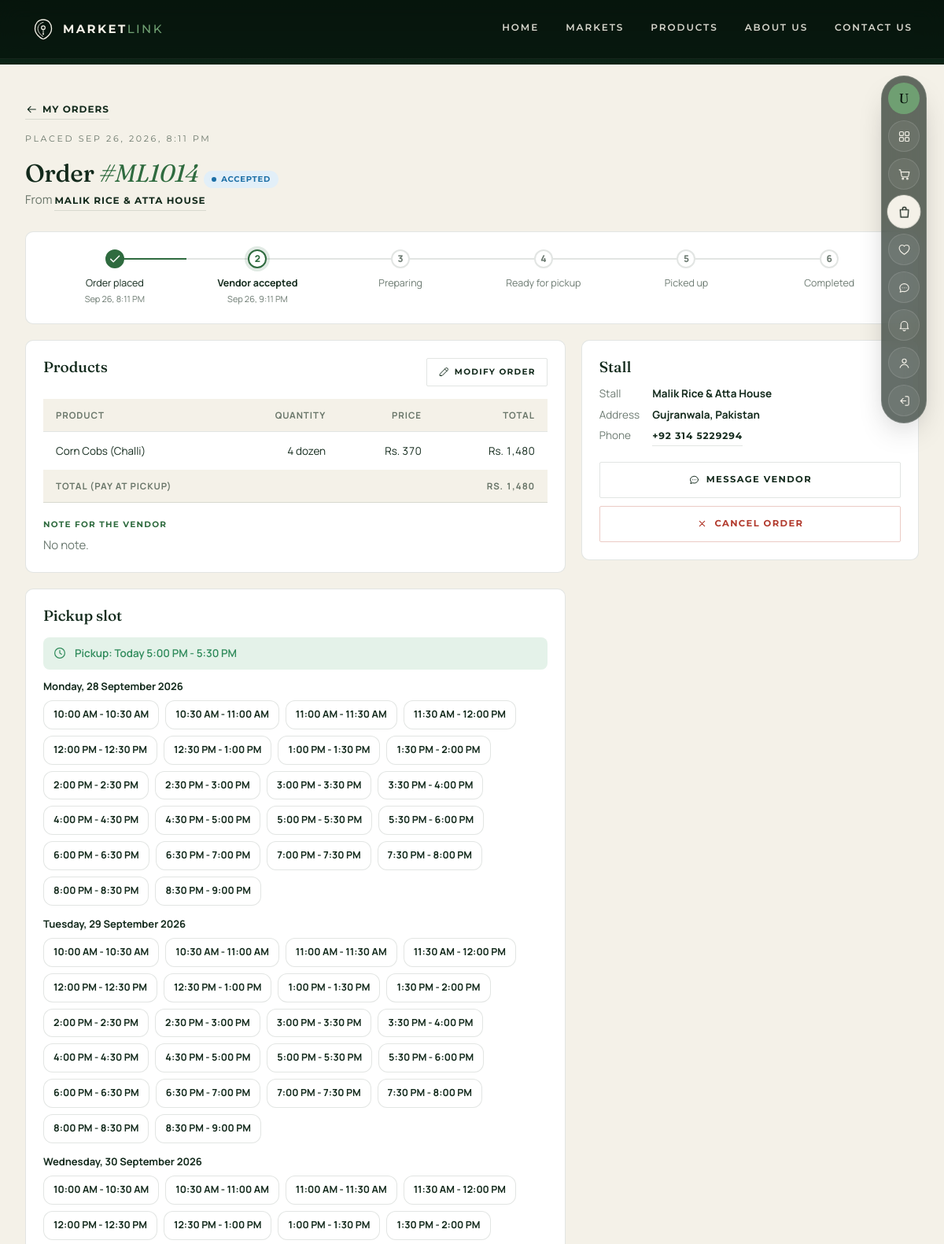
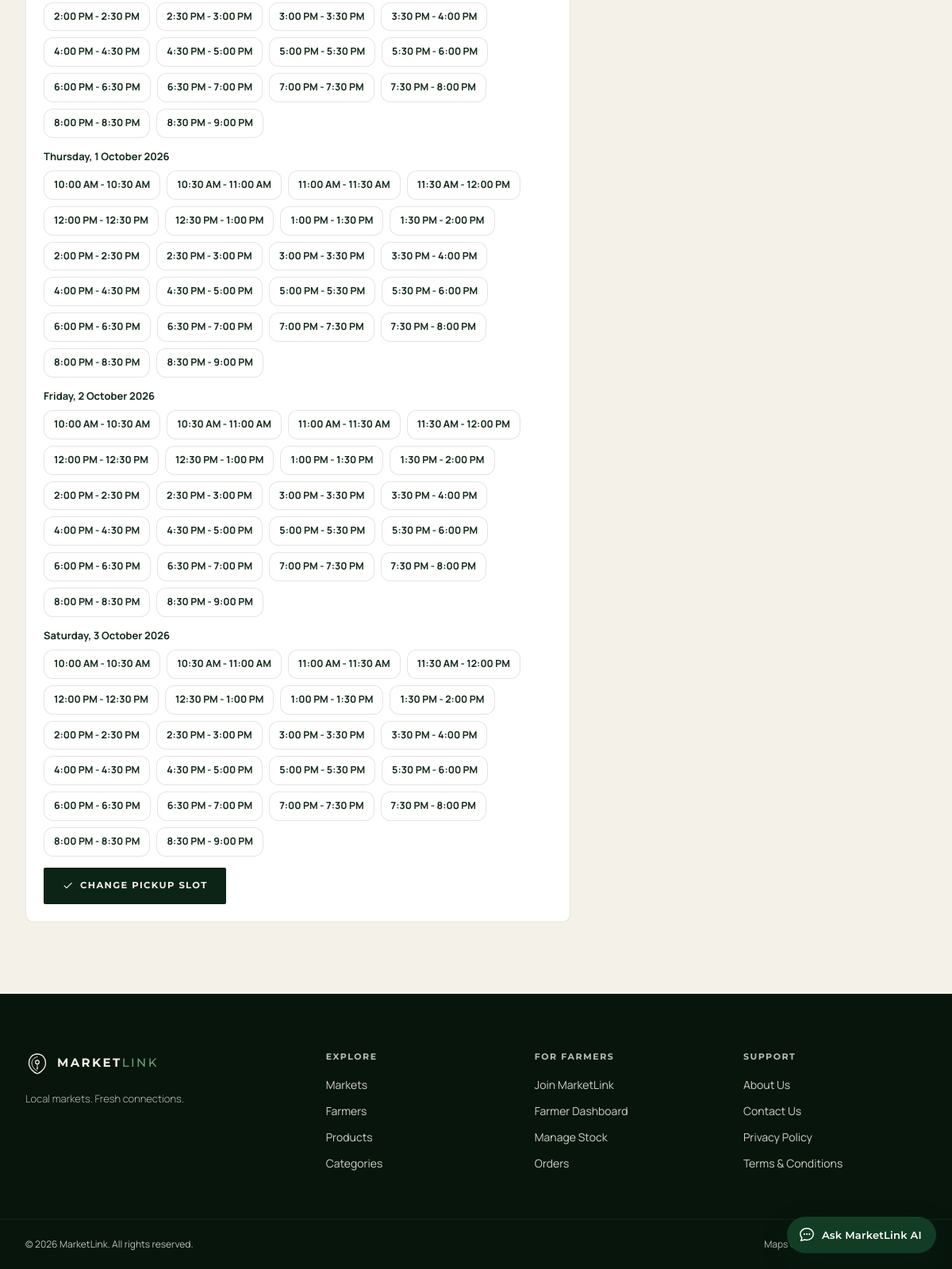
Screenshot of /order.php?id=14 (signed in) with the database file from the repository (2 pictures, top to bottom).
### tables this page shows
CREATE TABLE `users` (
  `id` int(10) UNSIGNED NOT NULL,
  `name` varchar(120) NOT NULL,
  `email` varchar(190) NOT NULL,
  `password_hash` varchar(255) NOT NULL,
  `google_id` varchar(64) DEFAULT NULL,
  `role` enum('customer','vendor','admin') NOT NULL DEFAULT 'customer',
  `phone` varchar(30) DEFAULT NULL,
  `last_latitude` decimal(10,7) DEFAULT NULL,
  `last_longitude` decimal(10,7) DEFAULT NULL,
  `is_active` tinyint(1) NOT NULL DEFAULT 1,
  `approval_status` enum('pending','approved','suspended','rejected') NOT NULL DEFAULT 'pending',
  `last_login_at` datetime DEFAULT NULL,
  `created_at` datetime NOT NULL DEFAULT current_timestamp(),
  `updated_at` datetime NOT NULL DEFAULT current_timestamp() ON UPDATE current_timestamp()
);

CREATE TABLE `orders` (
  `id` int(10) UNSIGNED NOT NULL,
  `customer_id` int(10) UNSIGNED NOT NULL,
  `vendor_id` int(10) UNSIGNED NOT NULL,
  `order_number` varchar(20) DEFAULT NULL,
  `pickup_date` date DEFAULT NULL COMMENT 'NULL until the customer picks a pickup slot',
  `pickup_start` time DEFAULT NULL,
  `pickup_end` time DEFAULT NULL,
  `pickup_selected_at` datetime DEFAULT NULL,
  `picked_up_at` datetime DEFAULT NULL,
  `total_amount` decimal(12,2) NOT NULL DEFAULT 0.00,
  `status` enum('pending','accepted','preparing','ready','picked_up','completed','declined','cancelled') NOT NULL DEFAULT 'pending',
  `customer_note` varchar(500) DEFAULT NULL,
  `cancel_reason` varchar(255) DEFAULT NULL,
  `cancelled_by` enum('customer','vendor') DEFAULT NULL,
  `status_changed_at` datetime DEFAULT NULL,
  `modified_at` datetime DEFAULT NULL,
  `reminder_sent_at` datetime DEFAULT NULL,
  `created_at` datetime NOT NULL DEFAULT current_timestamp(),
  `updated_at` datetime NOT NULL DEFAULT current_timestamp() ON UPDATE current_timestamp()
);

CREATE TABLE `vendors` (
  `id` int(10) UNSIGNED NOT NULL,
  `user_id` int(10) UNSIGNED NOT NULL,
  `stall_name` varchar(150) NOT NULL,
  `contact_person` varchar(120) DEFAULT NULL,
  `phone` varchar(30) DEFAULT NULL,
  `email` varchar(190) DEFAULT NULL,
  `address` varchar(255) DEFAULT NULL,
  `description` text DEFAULT NULL,
  `operating_days` set('mon','tue','wed','thu','fri','sat','sun') DEFAULT NULL,
  `pickup_start` time DEFAULT NULL,
  `pickup_end` time DEFAULT NULL,
  `image` varchar(255) DEFAULT NULL,
  `latitude` decimal(10,7) DEFAULT NULL,
  `longitude` decimal(10,7) DEFAULT NULL,
  `location_address` varchar(255) DEFAULT NULL,
  `low_stock_threshold` decimal(10,2) NOT NULL DEFAULT 5.00,
  `is_active` tinyint(1) NOT NULL DEFAULT 1,
  `created_at` datetime NOT NULL DEFAULT current_timestamp(),
  `updated_at` datetime NOT NULL DEFAULT current_timestamp() ON UPDATE current_timestamp()
);

CREATE TABLE `order_items` (
  `id` int(10) UNSIGNED NOT NULL,
  `order_id` int(10) UNSIGNED NOT NULL,
  `product_id` int(10) UNSIGNED NOT NULL,
  `product_name` varchar(150) NOT NULL,
  `unit` varchar(20) NOT NULL,
  `quantity` decimal(10,2) NOT NULL,
  `unit_price` decimal(10,2) NOT NULL,
  `subtotal` decimal(12,2) NOT NULL
);

### order.php (the view, shortened to what the rows shown need)
<?php
require_once __DIR__ . '/includes/bootstrap.php';
require_once APP_ROOT . '/includes/services/orders.php';
require_once APP_ROOT . '/includes/partials/site_layout.php';
$user = require_customer();
$order = customer_order((int) $user['id'], int_input($_GET, 'id', 0));
$status = $order['status'];
$vendor = db_one('SELECT * FROM vendors WHERE id = ?', [$order['vendor_id']]);
$canModify = in_array($status, CUSTOMER_MODIFIABLE, true);
$canPickup = in_array($status, PICKUP_SELECTABLE, true);
$slots = $canPickup ? pickup_slots($vendor) : [];
site_layout_start(['title' => 'Order #' . $order['order_number'], 'active' => 'orders']);
?>
<div class="page-head">
  <div><p class="ml-kicker">Placed <?= e(fmt_date($order['created_at'], 'M j, Y, g:i A')) ?></p>
    <h2>Order <em>#<?= e($order['order_number']) ?></em> <span class="pill pill-<?= e($status) ?>"><?= e(customer_status_label($status)) ?></span></h2>
    <p>From <a class="link" href="<?= e(url('market.php?id=' . $order['vendor_id'])) ?>"><?= e($order['stall_name']) ?></a><?= $order['modified_at'] ? ', modified ' . e(time_ago($order['modified_at'])) : '' ?></p></div>
</div>
<div class="od-grid mt" style="margin-top:20px">
  <div>
    <section class="card od-section od-items">
      <form id="modifyForm" novalidate>
        <div class="table-wrap"><table class="table">
          <thead><tr><th>Product</th><th class="num">Quantity</th><th class="num">Price</th><th class="num">Total</th></tr></thead>
          <tbody>
          <?php foreach ($order['items'] as $it): $step = in_array($it['unit'], ['kg', 'g', 'litre'], true) ? '0.5' : '1'; ?>
            <tr><td><?= e($it['product_name']) ?></td>
              <td class="num"><span data-view><?= e(qty($it['quantity']) . ' ' . $it['unit']) ?></span>
                <?php if ($canModify): ?><input class="input" data-edit hidden type="number" name="items[<?= (int) $it['id'] ?>]" value="<?= e(qty($it['quantity'])) ?>" min="0" step="<?= $step ?>"
                  max="<?= e(qty((float) $it['quantity'] + (float) ($it['stock'] ?? 0))) ?>" style="width:100px;height:36px;display:inline-block" aria-label="Quantity of <?= e($it['product_name']) ?>"><?php endif; ?></td>
              <td class="num"><?= e(money($it['unit_price'])) ?></td><td class="num"><?= e(money($it['subtotal'])) ?></td></tr>
          <?php endforeach; ?>
          </tbody>
          <tfoot><tr><th colspan="3">Total (pay at pickup)</th><th class="num"><?= e(money($order['total_amount'])) ?></th></tr></tfoot>
        </table></div>
      </form>
    </section>
    <section class="card od-section" id="pickup">
      <div class="od-head"><h3>Pickup slot</h3></div>
      <?php if ($order['pickup_date']): ?>
        <div class="slot-current"><svg><use href="#i-clock"/></svg>Pickup: <?= e(pickup_label($order['pickup_date'], $order['pickup_start'], $order['pickup_end'])) ?></div>
      <?php endif; ?>
      <?php if ($status === 'pending'): ?>
        <p class="muted">Once <?= e($order['stall_name']) ?> accepts your order you'll choose a pickup slot here.</p>
      <?php elseif ($canPickup && !$slots): ?>
        <p class="muted">The vendor has no upcoming pickup times published. Message them to arrange pickup.</p>
      <?php elseif ($canPickup): ?>
        <form id="slotForm" novalidate>
          <?php foreach ($slots as $day): ?>
            <div class="slot-day"><strong><?= e($day['label']) ?></strong></div>
          <?php endforeach; ?>
          <button type="submit" class="btn btn-primary"><svg><use href="#i-check"/></svg><?= $order['pickup_date'] ? 'Change pickup slot' : 'Confirm pickup slot' ?></button>
        </form>
      <?php elseif (!$order['pickup_date']): ?>
        <p class="muted">No pickup slot was chosen.</p>
      <?php endif; ?>
    </section>
  </div>
  <aside>
    <section class="card od-section">
      <dl class="kv">
        <dt>Stall</dt><dd><?= e($order['stall_name']) ?></dd>
        <dt>Address</dt><dd><?= e($order['location_address'] ?: $order['vendor_address'] ?: '-') ?></dd>
        <?php if ($order['vendor_phone']): ?><dt>Phone</dt><dd><a class="link" href="tel:<?= e($order['vendor_phone']) ?>"><?= e($order['vendor_phone']) ?></a></dd><?php endif; ?>
      </dl>
    </section>
  </aside>
</div>

### includes/partials/navbar.php (shortened to what the rows shown need)
<?php
require_once __DIR__ . '/assistant_widget.php';
function site_dashboard_url(array $user): string
{
    return url($user['role'] === 'vendor' ? 'vendor/dashboard.php' : 'customer/dashboard.php');
}
function site_navbar(string $active = '', bool $glass = false): void
{
    $user = current_user();
    ?>
<aside class="ml-rail" aria-label="Account shortcuts">
  <?php if (!$user): ?>
    <a class="ml-rail-btn" href="<?= e(url('auth/login.php')) ?>" data-tip="Login" aria-label="Login"><svg viewBox="0 0 24 24"><use href="#i-login"/></svg></a>
    <a class="ml-rail-btn" href="<?= e(url('auth/register.php')) ?>" data-tip="Sign Up" aria-label="Sign up"><svg viewBox="0 0 24 24"><use href="#i-user-plus"/></svg></a>
    <a class="ml-rail-btn" href="<?= e(url('admin/login.php')) ?>" data-tip="Admin Login" aria-label="Admin login"><svg viewBox="0 0 24 24"><use href="#i-lock"/></svg></a>
  <?php else: ?>
    <a class="ml-rail-btn ml-rail-avatar" href="<?= e(site_dashboard_url($user)) ?>" data-tip="<?= e($user['name']) ?>" aria-label="Signed in as <?= e($user['name']) ?>"><?= e(mb_strtoupper(mb_substr($user['name'], 0, 1))) ?></a>
    <a class="ml-rail-btn<?= $active === 'dashboard' ? ' active' : '' ?>" href="<?= e(site_dashboard_url($user)) ?>" data-tip="Dashboard" aria-label="Dashboard"><svg viewBox="0 0 24 24"><use href="#i-grid"/></svg></a>
    <?php if ($user['role'] === 'customer'): ?>
      <a class="ml-rail-btn<?= $active === 'cart' ? ' active' : '' ?>" href="<?= e(url('cart.php')) ?>" data-tip="Cart" aria-label="Cart"><svg viewBox="0 0 24 24"><use href="#i-cart"/></svg><em class="count-badge" data-badge="cart" hidden></em></a>
      <a class="ml-rail-btn<?= $active === 'orders' ? ' active' : '' ?>" href="<?= e(url('customer/orders.php')) ?>" data-tip="My Orders" aria-label="My orders"><svg viewBox="0 0 24 24"><use href="#i-bag"/></svg></a>
      <a class="ml-rail-btn" href="<?= e(url('customer/favorites.php')) ?>" data-tip="My Favorites" aria-label="My favorites"><svg viewBox="0 0 24 24"><use href="#i-heart"/></svg></a>
    <?php endif; ?>
    <?php if ($user['role'] !== 'admin'): ?>
      <a class="ml-rail-btn<?= $active === 'messages' ? ' active' : '' ?>" href="<?= e(url($user['role'] === 'vendor' ? 'vendor/messages.php' : 'messages.php')) ?>" data-tip="Messages" aria-label="Messages"><svg viewBox="0 0 24 24"><use href="#i-chat"/></svg><em class="count-badge" data-badge="messages" hidden></em></a>
    <?php endif; ?>
    <div class="nf" data-notif data-notif-standalone>
      <button type="button" class="ml-rail-btn<?= $active === 'notifications' ? ' active' : '' ?>" data-notif-toggle data-tip="Notifications" aria-label="Notifications" aria-expanded="false"><svg viewBox="0 0 24 24"><use href="#i-bell"/></svg><em class="count-badge" data-badge="notifications" hidden></em></button>
    </div>
    <?php if ($user['role'] === 'customer'): ?>
      <a class="ml-rail-btn" href="<?= e(url('customer/profile.php')) ?>" data-tip="Profile" aria-label="Profile"><svg viewBox="0 0 24 24"><use href="#i-user"/></svg></a>
    <?php endif; ?>
    <form method="post" action="<?= e(url('auth/logout.php')) ?>">
      <button type="submit" class="ml-rail-btn" data-tip="Logout" aria-label="Logout"><svg viewBox="0 0 24 24"><use href="#i-logout"/></svg></button>
    </form>
  <?php endif; ?>
</aside>
<?php
}
    ?>

### rows the page displays
users: name "U"
orders: created_at "SEP 26, 2026, 8:11 PM", order_number "ML1014", status "ACCEPTED", vendor.stall_name "MALIK RICE & ATTA HOUSE", total_amount "RS. 1,480", pickup_date+pickup_start+pickup_end "Today 5:00 PM - 5:30 PM", vendor.stall_name "Malik Rice & Atta House", vendor.location_address "Gujranwala, Pakistan", vendor.phone "+92 314 5229294"
order_items: product_name "Corn Cobs (Challi)", quantity+unit "4 dozen", unit_price "Rs. 370", subtotal "Rs. 1,480"

### other values shown
$label "HOME"
$label "MARKETS"
$label "PRODUCTS"
$label "ABOUT US"
$label "CONTACT US"
$s['label'] "Order placed"
$s['time'] "Sep 26, 8:11 PM"
$s['label'] "Vendor accepted"
$s['time'] "Sep 26, 9:11 PM"
$s['label'] "Preparing"
$s['label'] "Ready for pickup"
$s['label'] "Picked up"
$s['label'] "Completed"
$day['label'] "Monday, 28 September 2026"
$s['label'] "10:00 AM - 10:30 AM"
